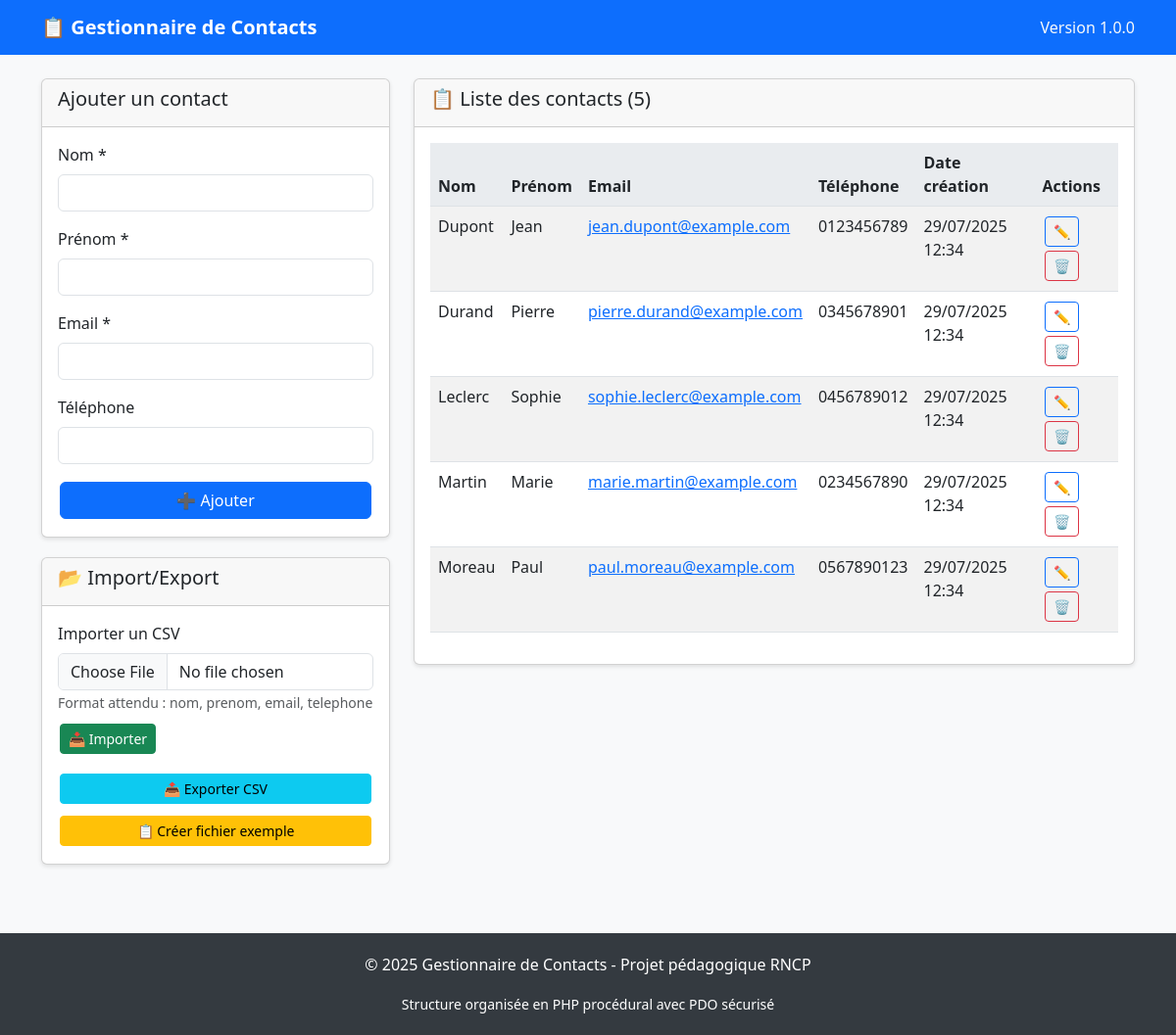
The page / on the database its author committed.
### tables this page shows
CREATE TABLE contacts (
    id INT(11) AUTO_INCREMENT PRIMARY KEY,
    nom VARCHAR(100) NOT NULL,
    prenom VARCHAR(100) NOT NULL,
    email VARCHAR(255) UNIQUE NOT NULL,
    telephone VARCHAR(20) DEFAULT NULL,
    date_creation DATETIME DEFAULT CURRENT_TIMESTAMP,
    date_modification DATETIME DEFAULT CURRENT_TIMESTAMP ON UPDATE CURRENT_TIMESTAMP,
    
     
    INDEX idx_nom (nom),
    INDEX idx_email (email),
    INDEX idx_date_creation (date_creation)
);

### includes/crud.php (called while the page is built, shortened)
<?php
function lireTousLesContacts()
{
    $db = connectDB();
    try {
        $sql = "SELECT * FROM contacts ORDER BY nom ASC";
        $stmt = $db->query($sql);
        return $stmt->fetchAll();
    } catch (PDOException $e) {
        echo "Erreur lecture : " . $e->getMessage();
        return false;
    }
}
function compterContacts()
{
    $db = connectDB();
    try {
        $stmt = $db->query("SELECT COUNT(*) as total FROM contacts");
        $resultat = $stmt->fetch();
        return $resultat['total'];
    } catch (PDOException $e) {
        return 0;
    }
}

### public/index.php (the view, shortened to what this page needs)
<?php
require_once '../includes/crud.php';
$action = isset($_GET['action']) ? $_GET['action'] : 'liste';
$contacts = lireTousLesContacts();
$nombre_contacts = compterContacts();
$contact_a_modifier = null;
include '../templates/header.php';
?>
<div class="row">
    <div class="col-md-4">
        <div class="card">
            <div class="card-header">
                <h5><?php echo $action === 'modifier' ? 'Modifier le contact' : 'Ajouter un contact'; ?></h5>
            </div>
            <div class="card-body">
                <form method="POST" action="index.php?action=<?php echo $action === 'modifier' ? 'modifier&id=' . $_GET['id'] : 'ajouter'; ?>">
                    <div class="mb-3">
                        <label for="nom" class="form-label">Nom *</label>
                        <input type="text" class="form-control" id="nom" name="nom"
                            value="<?php echo $contact_a_modifier ? htmlspecialchars($contact_a_modifier['nom']) : ''; ?>" required>
                    </div>
                    <div class="mb-3">
                        <label for="prenom" class="form-label">Prénom *</label>
                        <input type="text" class="form-control" id="prenom" name="prenom"
                            value="<?php echo $contact_a_modifier ? htmlspecialchars($contact_a_modifier['prenom']) : ''; ?>" required>
                    </div>
                    <div class="mb-3">
                        <label for="email" class="form-label">Email *</label>
                        <input type="email" class="form-control" id="email" name="email"
                            value="<?php echo $contact_a_modifier ? htmlspecialchars($contact_a_modifier['email']) : ''; ?>" required>
                    </div>
                    <div class="mb-3">
                        <label for="telephone" class="form-label">Téléphone</label>
                        <input type="text" class="form-control" id="telephone" name="telephone"
                            value="<?php echo $contact_a_modifier ? htmlspecialchars($contact_a_modifier['telephone']) : ''; ?>">
                    </div>
                    <div class="d-grid gap-2">
                        <button type="submit" class="btn btn-primary">
                            <?php echo $action === 'modifier' ? '✏️ Modifier' : '➕ Ajouter'; ?>
                        </button>
                    </div>
                </form>
            </div>
        </div>
        <div class="card">
            <div class="card-header">
                <h5>📂 Import/Export</h5>
            </div>
            <div class="card-body">
                <form method="POST" action="index.php?action=importer" enctype="multipart/form-data" class="mb-3">
                    <div class="mb-2">
                        <label for="fichier_csv" class="form-label">Importer un CSV</label>
                        <input type="file" class="form-control" id="fichier_csv" name="fichier_csv" accept=".csv" required>
                        <small class="text-muted">Format attendu : nom, prenom, email, telephone</small>
                    </div>
                    <button type="submit" class="btn btn-success btn-sm">📥 Importer</button>
                </form>
                <div class="d-grid gap-2">
                    <a href="index.php?action=exporter" class="btn btn-info btn-sm">📤 Exporter CSV</a>
                    <a href="index.php?action=creer_exemple" class="btn btn-warning btn-sm">📋 Créer fichier exemple</a>
                </div>
            </div>
        </div>
    </div>
    <div class="col-md-8">
        <div class="card">
            <div class="card-header d-flex justify-content-between align-items-center">
                <h5>📋 Liste des contacts (<?php echo $nombre_contacts; ?>)</h5>
            </div>
            <div class="card-body">
                <?php if ($contacts && count($contacts) > 0): ?>
                    <div class="table-responsive">
                        <table class="table table-striped table-hover">
                            <thead>
                                <tr>
                                    <th>Nom</th>
                                    <th>Prénom</th>
                                    <th>Email</th>
                                    <th>Téléphone</th>
                                    <th>Date création</th>
                                    <th>Actions</th>
                                </tr>
                            </thead>
                            <tbody>
                                <?php foreach ($contacts as $contact): ?>
                                    <tr>
                                        <td><?php echo htmlspecialchars($contact['nom']); ?></td>
                                        <td><?php echo htmlspecialchars($contact['prenom']); ?></td>
                                        <td>
                                            <a href="mailto:<?php echo htmlspecialchars($contact['email']); ?>">
                                                <?php echo htmlspecialchars($contact['email']); ?>
                                            </a>
                                        </td>
                                        <td><?php echo htmlspecialchars($contact['telephone']); ?></td>
                                        <td><?php echo date('d/m/Y H:i', strtotime($contact['date_creation'])); ?></td>
                                        <td>
                                            <a href="index.php?action=modifier&id=<?php echo $contact['id']; ?>"
                                                class="btn btn-sm btn-outline-primary" title="Modifier">
                                                ✏️
                                            </a>
                                            <a href="index.php?action=supprimer&id=<?php echo $contact['id']; ?>"
                                                class="btn btn-sm btn-outline-danger" title="Supprimer"
                                                onclick="return confirmerSuppression('<?php echo htmlspecialchars($contact['nom']); ?>', '<?php echo htmlspecialchars($contact['prenom']); ?>')">
                                                🗑️
                                            </a>
                                        </td>
                                    </tr>
                                <?php endforeach; ?>
                            </tbody>
                        </table>
                    </div>
                <?php endif; ?>
            </div>
        </div>
    </div>
</div>
<?php
include '../templates/footer.php';
?>

### templates/header.php (shortened to what this page needs)
<!DOCTYPE html>
<html lang="fr">
<head>
    <link href="https://cdn.jsdelivr.net/npm/bootstrap@5.3.0/dist/css/bootstrap.min.css" rel="stylesheet">
</head>
<body>
    <nav class="navbar navbar-expand-lg navbar-dark bg-primary">
        <div class="container">
            <a class="navbar-brand" href="index.php">
                📋 <?php echo APP_NAME; ?>
            </a>
            <span class="navbar-text text-light">
                Version <?php echo APP_VERSION; ?>
            </span>
        </div>
    </nav>
    <div class="container mt-4">

### templates/footer.php (shortened to what this page needs)
</div>
<footer class="footer">
    <div class="container">
        <p>&copy; <?php echo date('Y'); ?> <?php echo APP_NAME; ?> - Projet pédagogique RNCP</p>
        <small>Structure organisée en PHP procédural avec PDO sécurisé</small>
    </div>
</footer>
</body>
</html>

### templates/header.php (style rules this page uses)
body { background-color: #f8f9fa; }
.navbar-brand { font-weight: bold; }
.card { box-shadow: 0 2px 4px rgba(0, 0, 0, 0.1); margin-bottom: 20px; }
.btn { margin: 2px; }
.table th { background-color: #e9ecef; }
.footer { margin-top: 50px; padding: 20px 0; background-color: #343a40; color: white; text-align: center; }

### rows shown on the page
contacts: nom "Dupont", prenom "Jean", email "jean.dupont@example.com", telephone "0123456789", date_creation "29/07/2025 12:34"
contacts: nom "Durand", prenom "Pierre", email "pierre.durand@example.com", telephone "0345678901", date_creation "29/07/2025 12:34"
contacts: nom "Leclerc", prenom "Sophie", email "sophie.leclerc@example.com", telephone "0456789012", date_creation "29/07/2025 12:34"
contacts: nom "Martin", prenom "Marie", email "marie.martin@example.com", telephone "0234567890", date_creation "29/07/2025 12:34"
contacts: nom "Moreau", prenom "Paul", email "paul.moreau@example.com", telephone "0567890123", date_creation "29/07/2025 12:34"

### other values the page prints
APP_NAME "Gestionnaire de Contacts"
APP_VERSION "1.0.0"
$nombre_contacts "5"
